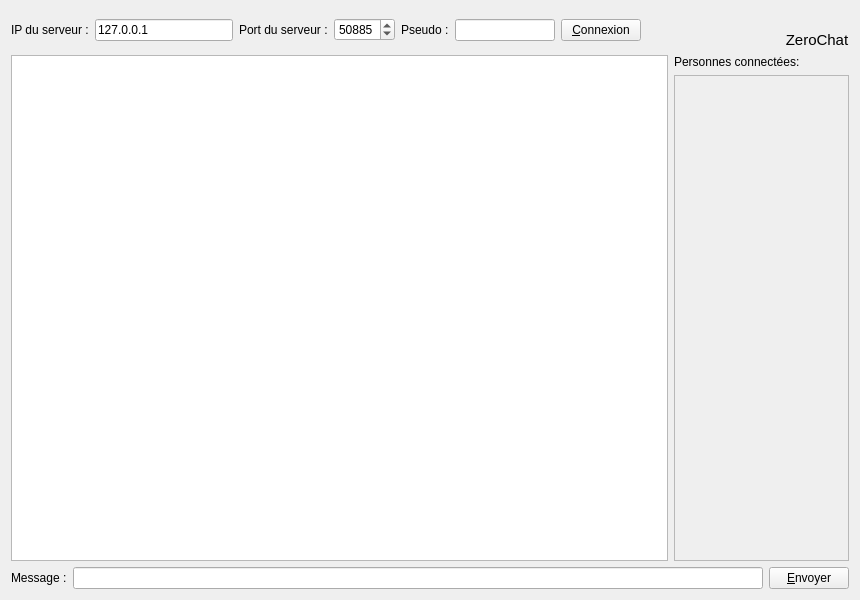
<?xml version="1.0" encoding="UTF-8"?>
<ui version="4.0">
 <class>FenClientClass</class>
 <widget class="QWidget" name="FenClientClass">
  <property name="geometry">
   <rect>
    <x>0</x>
    <y>0</y>
    <width>860</width>
    <height>600</height>
   </rect>
  </property>
  <property name="minimumSize">
   <size>
    <width>860</width>
    <height>600</height>
   </size>
  </property>
  <property name="maximumSize">
   <size>
    <width>860</width>
    <height>16777215</height>
   </size>
  </property>
  <property name="font">
   <font>
    <family>MS Shell Dlg 2</family>
   </font>
  </property>
  <property name="windowTitle">
   <string>ZeroChat</string>
  </property>
  <property name="windowIcon">
   <iconset>
    <normaloff>chat.png</normaloff>chat.png</iconset>
  </property>
  <layout class="QVBoxLayout" name="verticalLayout_2">
   <item>
    <layout class="QHBoxLayout" name="horizontalLayout">
     <item>
      <widget class="QLabel" name="label">
       <property name="text">
        <string>IP du serveur :</string>
       </property>
      </widget>
     </item>
     <item>
      <widget class="QLineEdit" name="serveurIP">
       <property name="maximumSize">
        <size>
         <width>150</width>
         <height>16777215</height>
        </size>
       </property>
       <property name="text">
        <string>127.0.0.1</string>
       </property>
      </widget>
     </item>
     <item>
      <widget class="QLabel" name="label_2">
       <property name="text">
        <string>Port du serveur :</string>
       </property>
      </widget>
     </item>
     <item>
      <widget class="QSpinBox" name="serveurPort">
       <property name="minimumSize">
        <size>
         <width>60</width>
         <height>0</height>
        </size>
       </property>
       <property name="minimum">
        <number>1024</number>
       </property>
       <property name="maximum">
        <number>65535</number>
       </property>
       <property name="value">
        <number>50885</number>
       </property>
      </widget>
     </item>
     <item>
      <widget class="QLabel" name="labelPseudo">
       <property name="text">
        <string>Pseudo :</string>
       </property>
      </widget>
     </item>
     <item>
      <widget class="QLineEdit" name="pseudo">
       <property name="maximumSize">
        <size>
         <width>100</width>
         <height>16777215</height>
        </size>
       </property>
      </widget>
     </item>
     <item>
      <widget class="QPushButton" name="boutonConnexion">
       <property name="text">
        <string>&amp;Connexion</string>
       </property>
      </widget>
     </item>
     <item>
      <spacer name="horizontalSpacer">
       <property name="orientation">
        <enum>Qt::Horizontal</enum>
       </property>
       <property name="sizeHint" stdset="0">
        <size>
         <width>40</width>
         <height>20</height>
        </size>
       </property>
      </spacer>
     </item>
     <item>
      <layout class="QVBoxLayout" name="verticalLayout">
       <item>
        <widget class="QLabel" name="label_5">
         <property name="pixmap">
          <pixmap>chat.png</pixmap>
         </property>
        </widget>
       </item>
       <item>
        <widget class="QLabel" name="label_6">
         <property name="font">
          <font>
           <family>MS Shell Dlg 2</family>
           <pointsize>11</pointsize>
           <weight>50</weight>
           <bold>false</bold>
          </font>
         </property>
         <property name="text">
          <string>ZeroChat</string>
         </property>
         <property name="alignment">
          <set>Qt::AlignCenter</set>
         </property>
        </widget>
       </item>
      </layout>
     </item>
    </layout>
   </item>
   <item>
    <layout class="QHBoxLayout" name="horizontalLayout_3">
     <item>
      <widget class="QTextEdit" name="listeMessages">
       <property name="minimumSize">
        <size>
         <width>650</width>
         <height>0</height>
        </size>
       </property>
       <property name="readOnly">
        <bool>true</bool>
       </property>
      </widget>
     </item>
     <item>
      <layout class="QVBoxLayout" name="verticalLayout_3">
       <item>
        <widget class="QLabel" name="label_3">
         <property name="text">
          <string>Personnes connectées:</string>
         </property>
        </widget>
       </item>
       <item>
        <widget class="QListView" name="listViewConnectes">
         <property name="enabled">
          <bool>false</bool>
         </property>
         <property name="maximumSize">
          <size>
           <width>175</width>
           <height>16777215</height>
          </size>
         </property>
        </widget>
       </item>
      </layout>
     </item>
    </layout>
   </item>
   <item>
    <layout class="QHBoxLayout" name="horizontalLayout_2">
     <item>
      <widget class="QLabel" name="labelMessage">
       <property name="text">
        <string>Message :</string>
       </property>
      </widget>
     </item>
     <item>
      <widget class="QLineEdit" name="message"/>
     </item>
     <item>
      <widget class="QPushButton" name="boutonEnvoyer">
       <property name="text">
        <string>&amp;Envoyer</string>
       </property>
       <property name="icon">
        <iconset>
         <normaloff>chat.png</normaloff>chat.png</iconset>
       </property>
      </widget>
     </item>
    </layout>
   </item>
  </layout>
 </widget>
 <tabstops>
  <tabstop>pseudo</tabstop>
  <tabstop>boutonConnexion</tabstop>
  <tabstop>serveurIP</tabstop>
  <tabstop>serveurPort</tabstop>
  <tabstop>message</tabstop>
  <tabstop>boutonEnvoyer</tabstop>
 </tabstops>
 <resources/>
 <connections/>
</ui>
